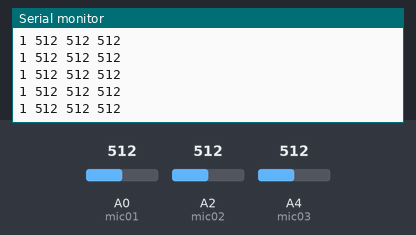
This sketch was run on a simulated Arduino Uno, built with avr-gcc and run on an emulated ATmega328P. Parts: the last lines printed to the serial monitor. The inputs (shaded band) are chosen by the test bench; at power-on: A0 (mic01) = 512, A2 (mic02) = 512, A4 (mic03) = 512.

Above: at 1.2 s.
1.3 s: A0 (mic01) set to 111
At 2.0 s:
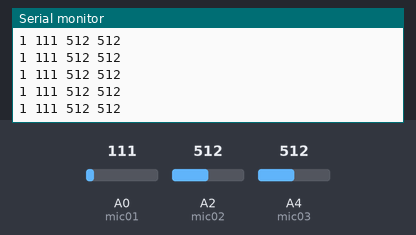
2.8 s: A0 (mic01) set to 93
At 3.4 s:
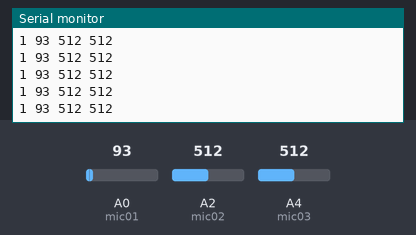
Timing chart, 0 to 5.8 s (numbered marks = the images above; inputs shaded):
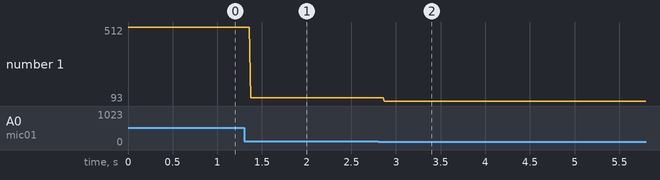

The sketch:

Arduino_Code.ino
```cpp
int mic01 = A0;
int mic02 = A2;
int mic03 = A4;// select the input pin for the potentiometer

int mic01Value = 0.0;  // variable to store the value coming from the sensor
int mic02Value = 0.0;
int mic03Value = 0.0;

void setup() {
  Serial.begin(9600);

}

void loop()
{

  mic01Value = analogRead(mic01);
  mic02Value = analogRead(mic02);
  mic03Value = analogRead(mic03);


 Serial.print("1 "); Serial.print(mic01Value);Serial.print(" ");Serial.print(mic02Value);  Serial.print(" "); Serial.println(mic03Value);


}
```

Measured:
- after the input at 1.3 s, the serial monitor: prints a new line after 0.07 s (image 1)
- after the input at 2.8 s, the serial monitor: prints a new line after 0.07 s (image 2)
- plotted number 1: 512 → 111 after the input at 1.3 s, 111 → 93 after the input at 2.8 s
